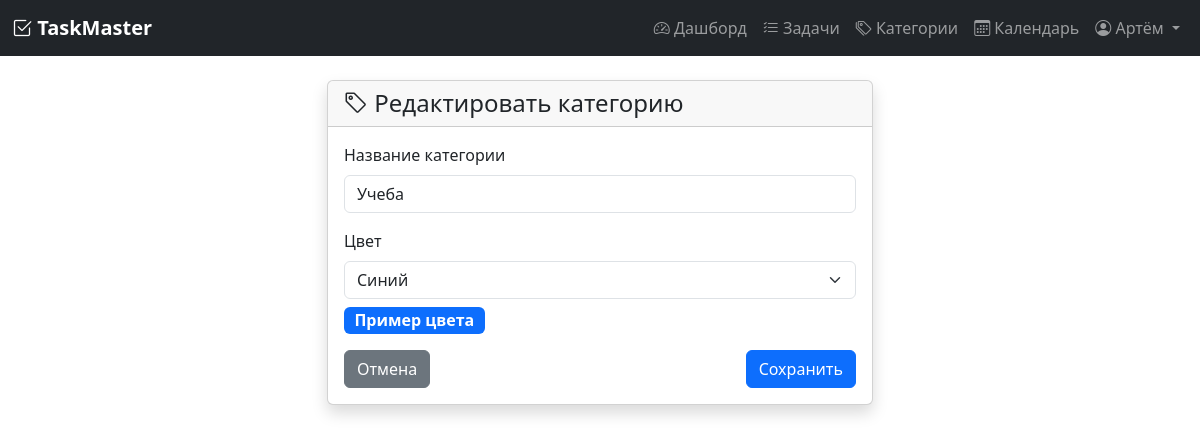
Screenshot of /category/1/edit (signed in) with the database file from the repository.
### models.py (models this page shows, shortened)
class User(UserMixin, db.Model):
    __tablename__ = 'user'
    id = db.Column(db.Integer, primary_key=True)
    username = db.Column(db.String(80), unique=True, nullable=False)
    email = db.Column(db.String(120), unique=True, nullable=False)
    password_hash = db.Column(db.String(200), nullable=False)
    registered_at = db.Column(db.DateTime, default=datetime.utcnow)
    timezone = db.Column(db.String(50), default='Europe/Moscow')
    role = db.Column(db.String(20), default='user')  # 'user' или 'admin'
    tasks = db.relationship('Task', backref='author', lazy=True, cascade='all, delete-orphan')
    categories = db.relationship('Category', backref='user', lazy=True, cascade='all, delete-orphan')
    tags = db.relationship('Tag', backref='user', lazy=True, cascade='all, delete-orphan')

class Category(db.Model):
    __tablename__ = 'category'
    id = db.Column(db.Integer, primary_key=True)
    name = db.Column(db.String(50), nullable=False)
    color = db.Column(db.String(7), default='#6c757d')  # HEX цвет
    user_id = db.Column(db.Integer, db.ForeignKey('user.id'), nullable=False)
    tasks = db.relationship('Task', backref='category', lazy=True)

### app.py (the view, shortened to what this page needs)
@app.route('/category/<int:category_id>/edit', methods=['GET', 'POST'])
@login_required
def category_edit(category_id):
    category = Category.query.get_or_404(category_id)
    if category.user_id != current_user.id:
        flash('Нет доступа к этой категории', 'danger')
        return redirect(url_for('categories'))
    form = CategoryForm(obj=category)
    return render_template('category_form.html', form=form, title='Редактировать категорию', category=category)

### forms.py
class CategoryForm(FlaskForm):
    name = StringField('Название категории', validators=[DataRequired(), Length(max=50)])
    color = SelectField('Цвет', choices=[
        ('#6c757d', 'Серый'),
        ('#0d6efd', 'Синий'),
        ('#198754', 'Зеленый'),
        ('#dc3545', 'Красный'),
        ('#fd7e14', 'Оранжевый'),
        ('#6f42c1', 'Фиолетовый'),
        ('#d63384', 'Розовый'),
        ('#20c997', 'Бирюзовый'),
        ('#ffc107', 'Желтый'),
    ], default='#6c757d')
    submit = SubmitField('Сохранить')

### app.py (called while the page is built)
@login_manager.user_loader
def load_user(user_id):
    return User.query.get(int(user_id))

### templates/category_form.html (shortened to what this page needs)
{% extends "base.html" %}
{% block content %}
<div class="row justify-content-center">
    <div class="col-md-6">
        <div class="card shadow">
            <div class="card-header">
                <h4 class="mb-0"><i class="bi bi-tag"></i> {{ title }}</h4>
            </div>
            <div class="card-body">
                <form method="POST">
                    <div class="mb-3">
                        {{ form.name.label(class="form-label") }}
                        {{ form.name(class="form-control" + (" is-invalid" if form.name.errors else "")) }}
                    </div>
                    <div class="mb-3">
                        {{ form.color.label(class="form-label") }}
                        {{ form.color(class="form-select") }}
                        <div class="mt-2">
                            <span class="badge" style="background-color: {{ form.color.data }}; font-size: 1rem;" id="color-preview">
                                Пример цвета
                            </span>
                        </div>
                    </div>
                    <div class="d-flex justify-content-between">
                        <a href="{{ url_for('categories') }}" class="btn btn-secondary">Отмена</a>
                        {{ form.submit(class="btn btn-primary") }}
                    </div>
                </form>
            </div>
        </div>
    </div>
</div>
{% endblock %}

### templates/base.html (shortened to what this page needs)
<!DOCTYPE html>
<html lang="ru">
<head>
    <link href="https://cdn.jsdelivr.net/npm/bootstrap@5.3.0/dist/css/bootstrap.min.css" rel="stylesheet">
    <link rel="stylesheet" href="https://cdn.jsdelivr.net/npm/bootstrap-icons@1.11.0/font/bootstrap-icons.css">
</head>
<body>
    {% if current_user.is_authenticated %}
    <nav class="navbar navbar-expand-lg navbar-dark bg-dark">
        <div class="container-fluid">
            <a class="navbar-brand" href="{{ url_for('dashboard') }}">
                <i class="bi bi-check2-square"></i> TaskMaster
            </a>
            <div class="collapse navbar-collapse" id="navbarNav">
                <ul class="navbar-nav ms-auto">
    <li class="nav-item">
        <a class="nav-link" href="{{ url_for('dashboard') }}">
            <i class="bi bi-speedometer2"></i> Дашборд
        </a>
    </li>
    <li class="nav-item">
        <a class="nav-link" href="{{ url_for('tasks') }}">
            <i class="bi bi-list-check"></i> Задачи
        </a>
    </li>
    <li class="nav-item">
        <a class="nav-link" href="{{ url_for('categories') }}">
            <i class="bi bi-tags"></i> Категории
        </a>
    </li>
    <li class="nav-item">
        <a class="nav-link" href="{{ url_for('calendar_view') }}">
            <i class="bi bi-calendar3"></i> Календарь
        </a>
    </li>
    <li class="nav-item dropdown">
        <a class="nav-link dropdown-toggle" href="#" id="userDropdown" role="button" data-bs-toggle="dropdown">
            <i class="bi bi-person-circle"></i> {{ current_user.username }}
        </a>
    </li>
</ul>
            </div>
        </div>
    </nav>
    {% endif %}
    <div class="container mt-4">
        {% block content %}{% endblock %}
    </div>
</body>
</html>

### templates/base.html (style rules this page uses)
.navbar-brand { font-weight: bold; }

### rows the page displays
User: username "Артём"
Category: name "Учеба", color "Синий"

### other values shown
{{ title }} "Редактировать категорию"
